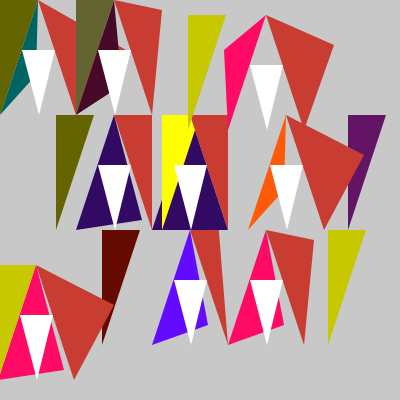
Frame 1 (no input)
Frame 60 (no input): identical to frame 1, image omitted
Frame 120 (the mouse pressed at the canvas centre since frame 60): identical to frame 1, image omitted

The p5.js sketch that drew this single still picture (run headless with seeded random() and noise() and a simulated clock; from frame 60 on, the mouse is pressed at the canvas centre):

// p5.js sketch
// ── sketch.js
  function setup() {
  createCanvas(400, 400);
}

function draw() {
  background(200);
  
  push();
  translate(30, 80);
  scale(1);
  rotate(0);
  //llamo a la funcion
  BlancaSistek2(0,100,100, 100, 100, 0, 0, 40, 50);
  pop();
  
  push();
  translate(76, 115);
  scale(1);
  rotate(0);
  //llamo a la funcion
  BlancaSistek2(50,10,100, 100, 100, 0, -20, 10,0);
  pop();
 
   push();
  translate(76, 115);
  scale(1);
  rotate(0);
  //llamo a la funcion
  BlancaSistek2(100,10,800, 100, 10, 0, -50, 20, -10);
  pop();
  
   push();
  translate(-76, -230);
  scale(1);
  rotate(0);
  //llamo a la funcion
  BlancaSistek2(70,10,40, 100, 100, 50, 0, 30, 10);
  pop();
  
   push();
  translate(76, 115);
  scale(1);
  rotate(0);
  //llamo a la funcion
  BlancaSistek2(50,10,100, 300, 300, 0, 10, 0, 0);
  pop();
  
   push();
  translate(76, 115);
  scale(1);
  rotate(0);
  //llamo a la funcion
  BlancaSistek2(500,10,100, 200, 200, 0, 100, 20, 10);
  pop();
  
  push();
  translate(20, -115);
  scale(1);
  rotate(0);
  //llamo a la funcion
  BlancaSistek2(400,90,10, 100, 20, 100, 100, 40, 40);
  pop();
  
  push();
  translate(-250, 150);
  scale(1);
  rotate(0);
  //llamo a la funcion
  BlancaSistek2(500,10,100, 200, 200, 0, 0, 10, 40);
  pop();
  
  push();
  translate(230, -250);
  scale(1);
  rotate(0);
  //llamo a la funcion
  BlancaSistek2(500,10,100, 200, 200, 0, -40, 80, 30);
  pop();
}

function BlancaSistek2(r,g,b, r2, g2, b2, espacio,tam,tam2) {
  push();
  translate(-50,-50);
  //background(255);
  fill(r,g,b)
  noStroke();
  triangle(20, 85, 58, -30, 96-tam, 85-tam);
  fill(r2, g2, b2)
  noStroke();
  triangle(20+espacio, 85, 20+espacio, -30, 58+espacio, -30);
  fill(200,60,50)
  noStroke();
  triangle(58, -30, 96, 85, 96+tam2, -30+tam2);
  fill(255)
  noStroke();
  triangle(42, 20, 75, 20, 59, 85);
}
